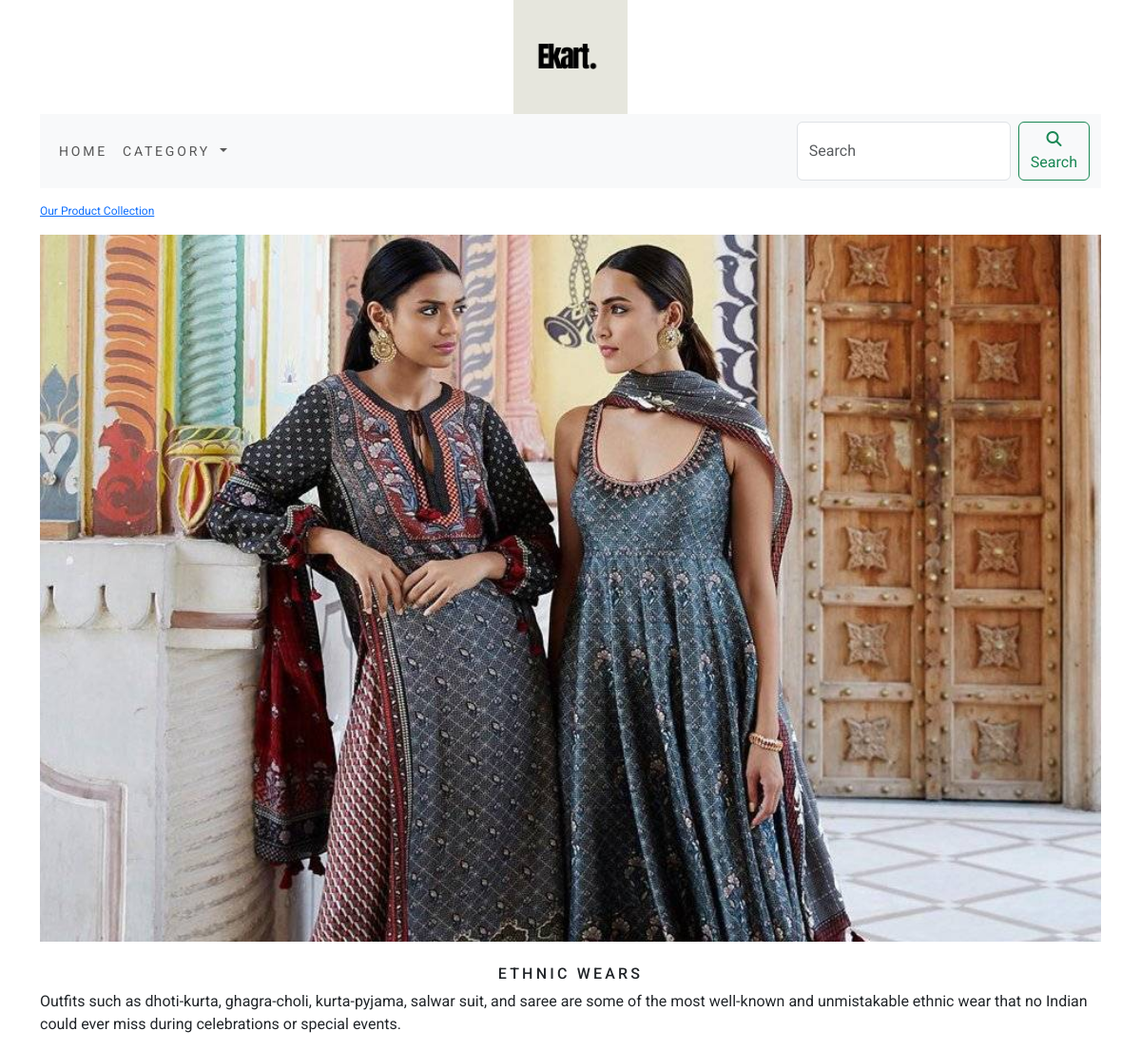
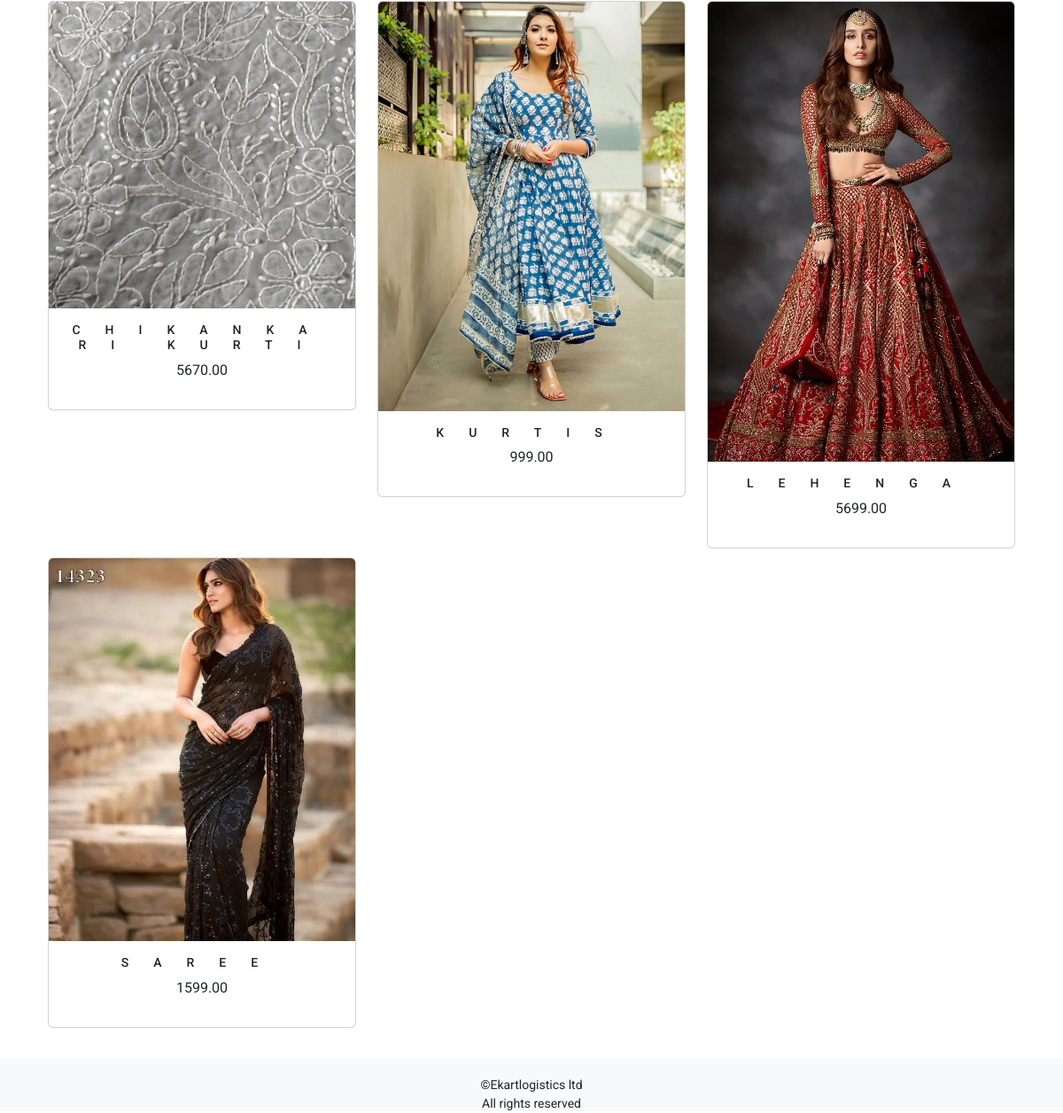
Screenshot of /shop/ethnic-wears/ with the database file from the repository (2 pictures, top to bottom).
### shop/models.py (models this page shows, shortened)
class Category(models.Model):
    name = models.CharField(max_length=250, unique=True)
    slug = models.SlugField(max_length=250, unique=True)
    description = models.TextField(blank=True)
    image = models.ImageField(upload_to='category',blank=True)
    class Meta:
        ordering = ['name']
        verbose_name = 'category'
        verbose_name_plural = 'categories'
    def get_url(self):
        return reverse('shop:product_by_category', args = [self.slug])

class Product(models.Model):
    name = models.CharField(max_length=250, unique=True)
    slug = models.SlugField(max_length=250, unique=True)
    description = models.TextField(blank=True)
    price = models.DecimalField(max_digits=10, decimal_places=2)
    image = models.ImageField(upload_to='product',blank=True)
    category = models.ForeignKey(Category,on_delete=models.CASCADE)
    stock = models.IntegerField()
    available = models.BooleanField(default=True)
    created = models.DateTimeField(auto_now_add=True)
    updated = models.DateTimeField(auto_now=True)
    def get_url(self):
        return reverse('shop:prodCatdetail', args=[self.category.slug,self.slug])
    class Meta:
        ordering = ['name']
        verbose_name = 'product'
        verbose_name_plural = 'products'

### shop/views.py (the view)
# urls.py: path('',views.allProdCat, name = 'allProdCat'),
def allProdCat(request, cat_slug = None):
    cat_page = None
    products_list = None
    if cat_slug != None:
        cat_page = get_object_or_404(Category, slug = cat_slug)
        products_list = Product.objects.filter(category = cat_page, available = True)
    else:
        products_list = Product.objects.filter(available = True)
    paginator =  Paginator(products_list,6)
    try:
        page = int(request.GET.get('page',1))
    except:
        page = 1
    try:
        products = paginator.page(page)
    except (EmptyPage, InvalidPage):
        products = paginator.page(paginator.num_pages)
    return render(request, "category.html", {'category': cat_page, 'products':products})

### cart/context_processors.py (called while the page is built)
def counter(request):
    item_count = 0
    if 'admin' in request.path:
        return{}
    else:
        try:
            cart = Cart.objects.filter(cart_id = _cart_id(request))
            cart_items = CartItem.objects.all().filter(cart=cart[:1])
            for cart_item in cart_items:
                item_count += cart_item.quantity
        except Cart.DoesNotExist:
            item_count = 0
    return dict(item_count = item_count)

### cart/views.py (called while the page is built)
def _cart_id(request):
    cart = request.session.session_key
    if not cart:
        cart = request.session.create()
    return cart

### shop/context_processors.py (called while the page is built)
def menu_links(request):
    links = Category.objects.all()
    return dict(links=links)

### template/category.html (shortened to what this page needs)
{% extends 'base.html' %}
{% load static %}
{% block content %}
    {% if category %}
     <div>
        <div class="row my_row_class">
            <div class="mx-auto">
            <p><a href="{% url 'shop:allProdCat' %}">Our Product Collection</a></p>
            </div>
        </div>
     </div>
     {% endif %}
     <div class="mx-auto">
        {% if category %}
            <img class="my-image" src="{{category.image.url}}" alt="{{category.name}}">
     </div>
     <br>
     <div>
        <h1 class="text-center my_title">{{category.name}}</h1>
        <p class="text-justify">{{category.description}}</p>
     </div>
     {% endif %}
     <div class="container">
        <div class="row mx_auto">
            {% for product in products.object_list %}
            <div class="my_bottom_margin col-9 col-sm-12 col-md-4 col-lg-4">
                <div class="card text-center" style="min-width: 18rem;">
                    <a href="{{product.get_url}}"><img class="card-img-top my-image" src="{{product.image.url}}" alt="{{product.name}}" height="150px;" width="150px;"></a>
                    <div class="card-body">
                        <h4>{{product.name}}</h4>
                        <p>{{product.price}}</p>
                    </div>
                </div>
            </div>
            {% endfor %}
        </div>
        <br>
     </div>
{% endblock %}

### static/css/custom.css (style rules this page uses)
body { font-family: 'EB Garamond', serif; font-family: 'Roboto', sans-serif; }
.my_row_class { padding-top: 15px; }
.my_row_class .mx-auto { color: #000; font-size: 12px; }
.my-image { width: 100%; height: auto; }
.my_title { font-size: 16px; text-transform: uppercase; letter-spacing: 0.2em; }
.my_bottom_margin { margin-bottom: 10px; }
.card-body h4 { font-size: 14px; text-transform: uppercase; letter-spacing: 2em; }

### rows the page displays
Category: image (picture), name "ETHNIC WEARS", description "Outfits such as dhoti-kurta, ghagra-choli, kurta-pyjama, salwar suit, and saree are some of the most well-known and unmistakable ethnic wear that no Indian could ever miss during celebrations or special events."
Product: image (picture), name "CHIKANKARI KURTI", price "5670.00"
Product: image (picture), name "KURTIS", price "999.00"
Product: image (picture), name "LEHENGA", price "5699.00"
Product: image (picture), name "SAREE", price "1599.00"
